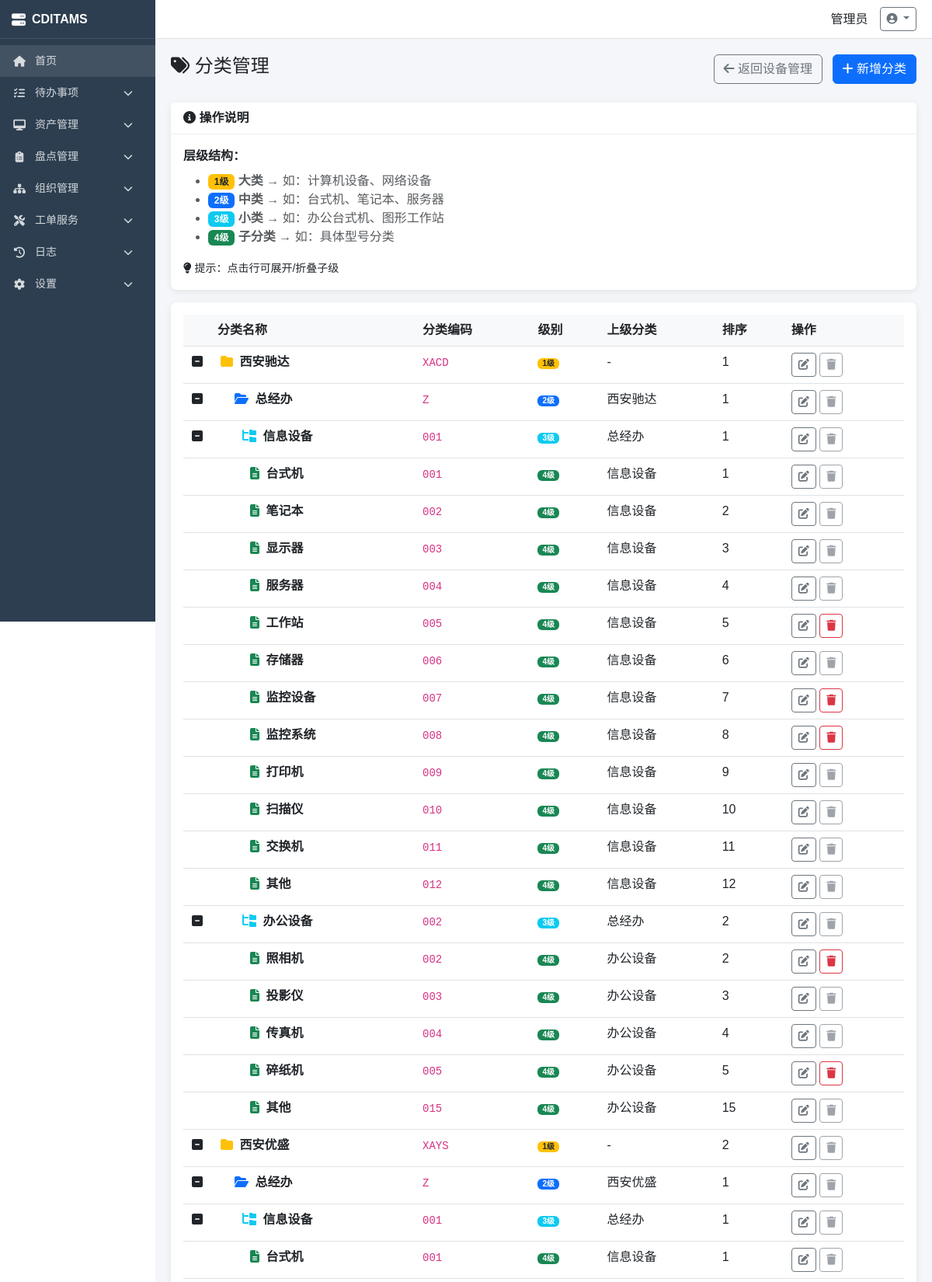
The app's page /assets/categories/ (signed in, upper part) with its own data.
### apps/settings/models.py (models this page shows, shortened)
class SystemConfig(models.Model):
    TYPE_CHOICES = [
        ('string', '字符串'),
        ('int', '整数'),
        ('boolean', '布尔值'),
        ('json', 'JSON'),
        ('select', '下拉选择'),
    ]
    GROUP_CHOICES = [
        ('basic', '基础设置'),
        ('security', '安全设置'),
        ('asset', '资产设置'),
        ('model', '模型设置'),
    ]
    config_key = models.CharField(max_length=64, unique=True, verbose_name='配置键')
    config_value = models.TextField(blank=True, verbose_name='配置值')
    value_type = models.CharField(max_length=16, choices=TYPE_CHOICES, default='string', verbose_name='值类型')
    config_group = models.CharField(max_length=32, choices=GROUP_CHOICES, default='basic', verbose_name='配置分组')
    description = models.CharField(max_length=256, blank=True, verbose_name='说明')
    options = models.TextField(blank=True, verbose_name='选项(JSON)')
    is_system = models.BooleanField(default=False, verbose_name='系统级配置')
    sort = models.IntegerField(default=0, verbose_name='排序')
    created_at = models.DateTimeField(auto_now_add=True, verbose_name='创建时间')
    updated_at = models.DateTimeField(auto_now=True, verbose_name='更新时间')
    class Meta:
        db_table = 'system_configs'
        verbose_name = '系统配置'
        verbose_name_plural = '系统配置'
        ordering = ['config_group', 'sort', 'id']

### apps/accounts/models.py (models this page shows, shortened)
class User(AbstractUser):
    GENDER_CHOICES = [('male', '男'), ('female', '女')]
    emp_no = models.CharField(max_length=32, unique=True, verbose_name='工号')
    realname = models.CharField(max_length=64, verbose_name='姓名')
    gender = models.CharField(max_length=10, choices=GENDER_CHOICES, blank=True, verbose_name='性别')
    email = models.EmailField(blank=True, verbose_name='邮箱')
    phone = models.CharField(max_length=20, blank=True, verbose_name='电话')
    department = models.ForeignKey(Department, on_delete=models.SET_NULL, null=True, blank=True, related_name='users', verbose_name='所属部门')
    role = models.ForeignKey('Role', on_delete=models.SET_NULL, null=True, blank=True, related_name='users', verbose_name='所属角色')
    avatar = models.ImageField(upload_to='avatars/', blank=True, verbose_name='头像')
    is_active = models.BooleanField(default=True, verbose_name='是否启用')
    created_at = models.DateTimeField(auto_now_add=True, verbose_name='创建时间')
    updated_at = models.DateTimeField(auto_now=True, verbose_name='更新时间')
    class Meta:
        db_table = 'users'
        verbose_name = '用户'
        verbose_name_plural = '用户'
        ordering = ['emp_no']

### apps/assets/models.py (models this page shows, shortened)
class AssetCategory(models.Model):
    name = models.CharField(max_length=64, verbose_name='分类名称')
    code = models.CharField(max_length=32, verbose_name='分类编码')
    parent = models.ForeignKey('self', on_delete=models.CASCADE, null=True, blank=True, related_name='children', verbose_name='上级分类')
    level = models.IntegerField(default=1, choices=[(i, f'{i}级') for i in range(1, 5)], verbose_name='分类级别')
    description = models.TextField(blank=True, verbose_name='分类描述')
    sort = models.IntegerField(default=0, verbose_name='排序')
    created_at = models.DateTimeField(auto_now_add=True, verbose_name='创建时间')
    updated_at = models.DateTimeField(auto_now=True, verbose_name='更新时间')
    class Meta:
        db_table = 'asset_categories'
        verbose_name = '资产分类'
        verbose_name_plural = '资产分类'
        ordering = ['sort', 'id']

### apps/assets/views.py (the view)
# urls.py: path('categories/', views.category_list, name='category_list'),
@login_required
def category_list(request):
    categories = AssetCategory.objects.filter(
        parent__isnull=True
    ).prefetch_related(
        'children__children__children',
        'children__children',
        'children',
        'devices'
    ).order_by('sort', 'code', 'id')
    return render(request, 'assets/category_list.html', {'categories': categories})

### apps/accounts/context_processors.py (called while the page is built, shortened)
def user_permissions(request):
    if hasattr(request, 'user_permissions'):
        return {
            'user_permissions': request.user_permissions,
            'user_perm_set': set(request.user_permissions),
        }

### apps/assets/templatetags/asset_tags.py (called while the page is built)
@register.simple_tag
def get_category_children(category):
    return AssetCategory.objects.filter(parent=category).order_by('sort', 'code', 'id')

### templates/assets/category_list.html (shortened to what this page needs)
{% extends 'base.html' %}
{% load asset_tags %}
{% block content %}
<div class="d-flex justify-content-between align-items-center mb-4">
    <h4><i class="fas fa-tags"></i> 分类管理</h4>
    <div>
        <a href="{% url 'device_list' %}" class="btn btn-outline-secondary me-2"><i class="fas fa-arrow-left"></i> 返回设备管理</a>
        {% if 'category_create' in user_perm_set %}
        <a href="{% url 'category_create' %}" class="btn btn-primary"><i class="fas fa-plus"></i> 新增分类</a>
        {% endif %}
    </div>
</div>
<div class="card mb-3">
<div class="card-header"><i class="fas fa-info-circle"></i> 操作说明</div>
<div class="card-body">
<p class="mb-2"><strong>层级结构：</strong></p>
<ul class="text-muted">
<li><span class="badge bg-warning text-dark">1级</span> <strong>大类</strong> → 如：计算机设备、网络设备</li>
<li><span class="badge bg-primary">2级</span> <strong>中类</strong> → 如：台式机、笔记本、服务器</li>
<li><span class="badge bg-info">3级</span> <strong>小类</strong> → 如：办公台式机、图形工作站</li>
<li><span class="badge bg-success">4级</span> <strong>子分类</strong> → 如：具体型号分类</li>
</ul>
<p class="mb-0"><small><i class="fas fa-lightbulb"></i> 提示：点击行可展开/折叠子级</small></p>
</div>
</div>
<div class="card">
    <div class="card-body">
        <table class="table table-hover" id="categoryTable">
            <thead>
                <tr>
                    <th style="width:30px;"></th>
                    <th>分类名称</th>
                    <th>分类编码</th>
                    <th>级别</th>
                    <th>上级分类</th>
                    <th>排序</th>
                    <th>操作</th>
                </tr>
            </thead>
            <tbody>
                {% for cat in categories %}
                {% with cat as root %}
                {% include 'assets/category_tree_rows.html' %}
                {% endwith %}
                {% empty %}
                <tr><td colspan="7" class="text-center text-muted">暂无数据</td></tr>
                {% endfor %}
            </tbody>
        </table>
    </div>
</div>
{% endblock %}

### templates/base.html (shortened to what this page needs)
<!DOCTYPE html>
<html lang="zh-CN">
<head>
    <link href="https://cdn.bootcdn.net/ajax/libs/bootstrap/5.3.0/css/bootstrap.min.css" rel="stylesheet">
    <link href="https://cdn.bootcdn.net/ajax/libs/font-awesome/6.4.0/css/all.min.css" rel="stylesheet">
</head>
<body>
    {% if user.is_authenticated %}
    <div class="sidebar" id="sidebar">
        <div class="logo">
            <i class="fas fa-server"></i>
            <span>{{ system_short_name|default:'CDITAMS' }}</span>
        </div>
        <nav class="mt-2">
            <a href="{% url 'dashboard' %}" class="nav-link {% if request.path == '/dashboard/' %}active{% endif %}" style="background: rgba(255,255,255,0.1);">
                <i class="fas fa-home"></i>
                <span>首页</span>
            </a>
            {% if user.is_superuser or 'todo_module' in user_perm_set %}
            <div class="nav-item">
                <a class="nav-link" href="javascript:void(0)" data-bs-toggle="collapse" data-bs-target="#todoMenu">
                    <i class="fas fa-tasks"></i>
                    <span>待办事项</span>
                    <i class="fas fa-chevron-down ms-auto"></i>
                </a>
            </div>
            {% endif %}
            {% if user.is_superuser or 'asset' in user_perm_set %}
            <div class="nav-item">
                <a class="nav-link" href="javascript:void(0)" data-bs-toggle="collapse" data-bs-target="#assetMenu">
                    <i class="fas fa-desktop"></i>
                    <span>资产管理</span>
                    <i class="fas fa-chevron-down ms-auto"></i>
                </a>
            </div>
            {% endif %}
            {% if user.is_superuser or 'inventory' in user_perm_set %}
            <div class="nav-item">
                <a class="nav-link" href="javascript:void(0)" data-bs-toggle="collapse" data-bs-target="#inventoryMenu">
                    <i class="fas fa-clipboard-list"></i>
                    <span>盘点管理</span>
                    <i class="fas fa-chevron-down ms-auto"></i>
                </a>
            </div>
            {% endif %}
            {% if user.is_superuser or 'organization' in user_perm_set %}
            <div class="nav-item">
                <a class="nav-link" href="javascript:void(0)" data-bs-toggle="collapse" data-bs-target="#orgMenu">
                    <i class="fas fa-sitemap"></i>
                    <span>组织管理</span>
                    <i class="fas fa-chevron-down ms-auto"></i>
                </a>
            </div>
            {% endif %}
            {% if user.is_superuser or 'workorder' in user_perm_set %}
            <div class="nav-item">
                <a class="nav-link" href="javascript:void(0)" data-bs-toggle="collapse" data-bs-target="#workOrderMenu">
                    <i class="fas fa-tools"></i>
                    <span>工单服务</span>
                    <i class="fas fa-chevron-down ms-auto"></i>
                </a>
            </div>
            {% endif %}
            {% if user.is_superuser or 'log' in user_perm_set %}
            <div class="nav-item">
                <a class="nav-link" href="javascript:void(0)" data-bs-toggle="collapse" data-bs-target="#logMenu">
                    <i class="fas fa-history"></i>
                    <span>日志</span>
                    <i class="fas fa-chevron-down ms-auto"></i>
                </a>
            </div>
            {% endif %}
            {% if user.is_superuser or 'settings' in user_perm_set %}
            <div class="nav-item">
                <a class="nav-link" href="javascript:void(0)" data-bs-toggle="collapse" data-bs-target="#settingMenu">
                    <i class="fas fa-cog"></i>
                    <span>设置</span>
                    <i class="fas fa-chevron-down ms-auto"></i>
                </a>
            </div>
            {% endif %}
        </nav>
    </div>
    <div class="main-content" id="mainContent">
        <header class="header">
            <div class="user-menu ms-auto">
                <span>{{ user.realname }}</span>
                <div class="dropdown">
                    <a class="btn btn-sm btn-outline-secondary dropdown-toggle" href="#" role="button" data-bs-toggle="dropdown">
                        <i class="fas fa-user-circle"></i>
                    </a>
                </div>
            </div>
        </header>
        <main class="content">
            {% block content %}{% endblock %}
        </main>
    </div>
    {% else %}
    <main class="content">
        {% block login_content %}{% endblock %}
    </main>
    {% endif %}
</body>
</html>

### templates/assets/category_tree_rows.html
{% load asset_tags %}
{% get_category_children root as children %}
<tr class="parent-row child-of-{% if root.parent %}{{ root.parent.id }}{% else %}0{% endif %}" data-level="{{ root.level }}" data-id="{{ root.id }}">
<td>
{% if children %}
<span class="tree-toggle expanded" data-id="{{ root.id }}"><i class="fas fa-minus-square"></i></span>
{% else %}
<span style="display:inline-block;width:20px;"></span>
{% endif %}
</td>
<td style="padding-left: {% if root.level == 1 %}12{% else %}{{ root.level | add:1 }}0{% endif %}px;">
{% if root.level == 1 %}<i class="fas fa-folder text-warning me-1"></i>
{% elif root.level == 2 %}<i class="fas fa-folder-open text-primary me-1"></i>
{% elif root.level == 3 %}<i class="fas fa-folder-tree text-info me-1"></i>
{% else %}<i class="fas fa-file-alt text-success me-1"></i>{% endif %}
<strong>{{ root.name }}</strong>
</td>
<td><code>{{ root.code|default:'-' }}</code></td>
<td><span class="badge bg-{% if root.level == 1 %}warning text-dark{% elif root.level == 2 %}primary{% elif root.level == 3 %}info{% else %}success{% endif %} level-badge">{{ root.level }}级</span></td>
<td>{{ root.parent.name|default:'-' }}</td>
<td>{{ root.sort }}</td>
<td>
{% if 'category_edit' in user_perm_set %}
<a href="{% url 'category_edit' root.id %}" class="btn btn-sm btn-outline-secondary"><i class="fas fa-edit"></i></a>
{% endif %}
{% if 'category_delete' in user_perm_set %}
{% if not root.children.exists and not root.devices.exists %}
<a href="{% url 'category_delete' root.id %}" class="btn btn-sm btn-outline-danger" onclick="return confirm('确定删除该分类？')"><i class="fas fa-trash"></i></a>
{% else %}
<button type="button" class="btn btn-sm btn-outline-secondary" disabled title="该分类下有子分类或设备"><i class="fas fa-trash"></i></button>
{% endif %}
{% endif %}
</td>
</tr>
{% if children %}
{% for child in children %}
{% include 'assets/category_tree_rows.html' with root=child %}
{% endfor %}
{% endif %}

### templates/base.html (style rules this page uses)
:root { --sidebar-width: 200px; --header-height: 50px; }
body { font-family: "Microsoft YaHei", Arial, sans-serif; }
.sidebar { width: var(--sidebar-width); position: fixed; top: 0; left: 0; height: 100vh; background: #2c3e50; z-index: 1050; overflow-x: hidden; overflow-y: auto; transition: transform 0.3s ease; }
.sidebar .logo { height: var(--header-height); display: flex; align-items: center; padding: 0 15px; color: #fff; font-size: 16px; font-weight: bold; border-bottom: 1px solid rgba(255,255,255,0.1); white-space: nowrap; }
.sidebar .logo i { margin-right: 8px; font-size: 18px; }
.sidebar .nav-item { display: block; }
.sidebar .nav-link { color: rgba(255,255,255,0.8); padding: 10px 15px; display: flex; align-items: center; text-decoration: none; transition: all 0.2s; font-size: 14px; }
.sidebar .nav-link i { width: 20px; margin-right: 10px; text-align: center; font-size: 14px; }
.sidebar .nav-link .fa-chevron-down { transition: transform 0.3s; font-size: 12px; }
.sidebar .nav-link span { white-space: nowrap; }
.main-content { margin-left: var(--sidebar-width); min-height: 100vh; background: #f5f6fa; }
.header { height: var(--header-height); background: #fff; border-bottom: 1px solid #e0e0e0; display: flex; align-items: center; justify-content: space-between; padding: 0 20px; position: sticky; top: 0; z-index: 1000; }
.header .user-menu { display: flex; align-items: center; gap: 15px; }
.content { padding: 20px; }
.card { border: none; border-radius: 8px; box-shadow: 0 2px 8px rgba(0,0,0,0.08); }
.card .card-header { background: #fff; border-bottom: 1px solid #f0f0f0; font-weight: 600; }
.table th { font-weight: 600; background: #f8f9fa; }

### templates/assets/category_list.html (style rules this page uses)
.level-badge { font-size: 10px; padding: 2px 6px; }
.tree-toggle { cursor: pointer; width: 20px; display: inline-block; text-align: center; }
.parent-row[data-level="1"] { background: #fffbe6; }
.parent-row[data-level="2"] { background: #e6f2ff; }
.parent-row[data-level="3"] { background: #e6fffb; }
.parent-row[data-level="4"] { background: #e6ffe6; }
.child-of-0 { display: table-row; }

### records on screen
SystemConfig: config_value "CDITAMS"
User: realname "管理员"
AssetCategory: name "西安驰达", code "XACD", level "1", parent.name "-", sort "1"
AssetCategory: name "总经办", code "Z", level "2", parent.name "西安驰达", sort "1"
AssetCategory: name "信息设备", code "001", level "3", parent.name "总经办", sort "1"
AssetCategory: name "台式机", code "001", level "4", parent.name "信息设备", sort "1"
AssetCategory: name "笔记本", code "002", level "4", parent.name "信息设备", sort "2"
AssetCategory: name "显示器", code "003", level "4", parent.name "信息设备", sort "3"
AssetCategory: name "服务器", code "004", level "4", parent.name "信息设备", sort "4"
AssetCategory: name "工作站", code "005", level "4", parent.name "信息设备", sort "5"
AssetCategory: name "存储器", code "006", level "4", parent.name "信息设备", sort "6"
AssetCategory: name "监控设备", code "007", level "4", parent.name "信息设备", sort "7"
AssetCategory: name "监控系统", code "008", level "4", parent.name "信息设备", sort "8"
AssetCategory: name "打印机", code "009", level "4", parent.name "信息设备", sort "9"
AssetCategory: name "扫描仪", code "010", level "4", parent.name "信息设备", sort "10"
AssetCategory: name "交换机", code "011", level "4", parent.name "信息设备", sort "11"
AssetCategory: name "其他", code "012", level "4", parent.name "信息设备", sort "12"
AssetCategory: name "办公设备", code "002", level "3", parent.name "总经办", sort "2"
AssetCategory: name "照相机", code "002", level "4", parent.name "办公设备", sort "2"
AssetCategory: name "投影仪", code "003", level "4", parent.name "办公设备", sort "3"
AssetCategory: name "传真机", code "004", level "4", parent.name "办公设备", sort "4"
AssetCategory: name "碎纸机", code "005", level "4", parent.name "办公设备", sort "5"
AssetCategory: name "其他", code "015", level "4", parent.name "办公设备", sort "15"
AssetCategory: name "西安优盛", code "XAYS", level "1", parent.name "-", sort "2"
AssetCategory: name "总经办", code "Z", level "2", parent.name "西安优盛", sort "1"
AssetCategory: name "信息设备", code "001", level "3", parent.name "总经办", sort "1"
AssetCategory: name "台式机", code "001", level "4", parent.name "信息设备", sort "1"
